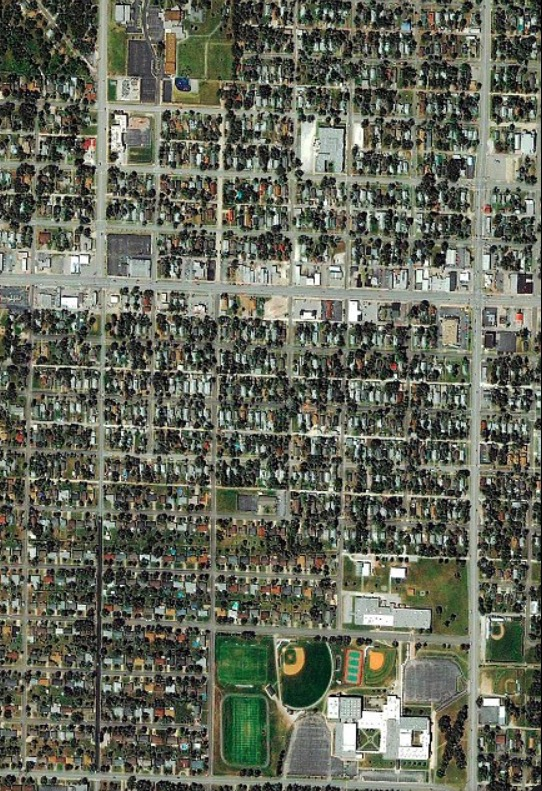
#> input picture images/Tornado_Joplin_Missouri_before.jpg, 542 x 791 px, found by its file name
$ jupyter execute 'OPEN CV image comparison.ipynb'   (older library calls are emulated)
#> lines starting #> are read from the running program, lines starting #| are printed output that depends on the picture; after the words box and inside, x2 and y2 are one past the last pixel; in counts of white or black regions, pixels touching at a corner belong together; long printed decimals are rounded
#this is the link
https://www.pyimagesearch.com/2017/06/19/image-difference-with-opencv-and-python/

There's no need to import argparse and pass as arguments

[cell 1]
import cv2
import numpy as np
import pandas as pd

[cell 2]
from skimage.measure import compare_ssim
import imutils

[cell 3]
img1 = cv2.imread('./images/Tornado_Joplin_Missouri_before.jpg')
#> img1 is the input picture: shape (791, 542, 3); mean B, G, R 89.5, 104, 100.7
img2 = cv2.imread('./images/Tornado_Joplin_Missouri_after.jpg')
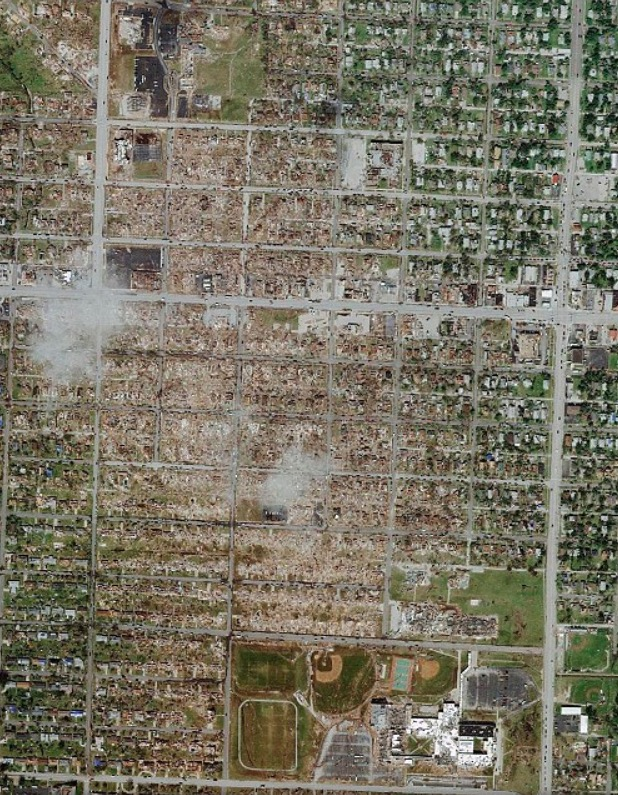
#> input picture images/Tornado_Joplin_Missouri_after.jpg, 618 x 795 px, found by its file name
#> img2 is the input picture: shape (795, 618, 3); mean B, G, R 100.8, 116.4, 121.1

[cell 4]
img1.shape
#> Out = (791, 542, 3)

[cell 5]
img2.shape
#> Out = (795, 618, 3)

[cell 6]
h1,w1 = img1.shape[:2]
#> h1 = 791; w1 = 542
h2,w2 = img2.shape[:2]
#> h2 = 795; w2 = 618

if (img1.shape > img2.shape):
    img1 = cv2.resize(img1,(w2,h2))
else:
    img2 = cv2.resize(img2,(w1,h1))
#> img2: shape (791, 542, 3)

[cell 7]
print(img1.shape)
#| (791, 542, 3)
print(img2.shape)
#| (791, 542, 3)

[cell 8]
diff = cv2.absdiff(img1, img2)
gray = cv2.cvtColor(diff, cv2.COLOR_BGR2GRAY)
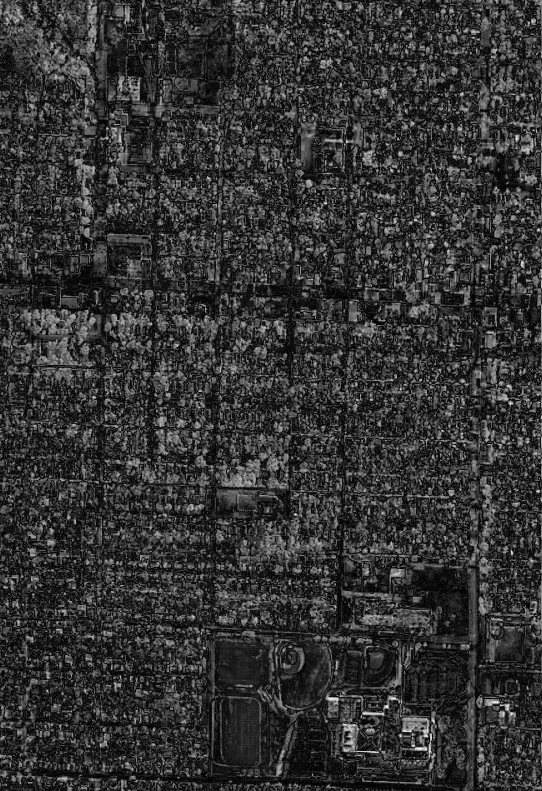
#> gray: shape (791, 542); min 0, max 246, mean 51.6

## find the nozero regions in the gray
imask =  gray>0
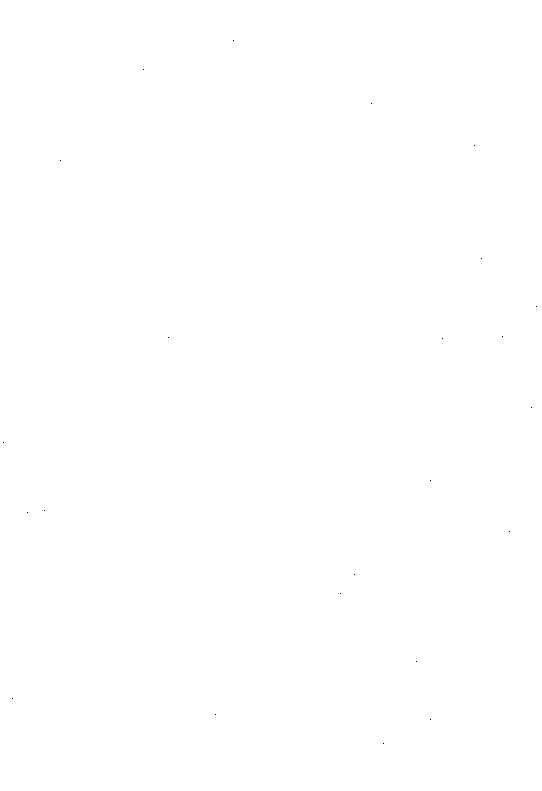
#> imask: shape (791, 542) bool; 100% white; black in thin lines or dots, all inside (x1, y1, x2, y2) = (3, 40, 537, 744)

## create a Mat like img2
canvas = np.zeros_like(img2, np.uint8)

## set mask
canvas[imask] = img2[imask]
cv2.imwrite("result.png", canvas)
#> Out = True

[cell 9]
# convert the images to grayscale
grayA = cv2.cvtColor(img1, cv2.COLOR_BGR2GRAY)
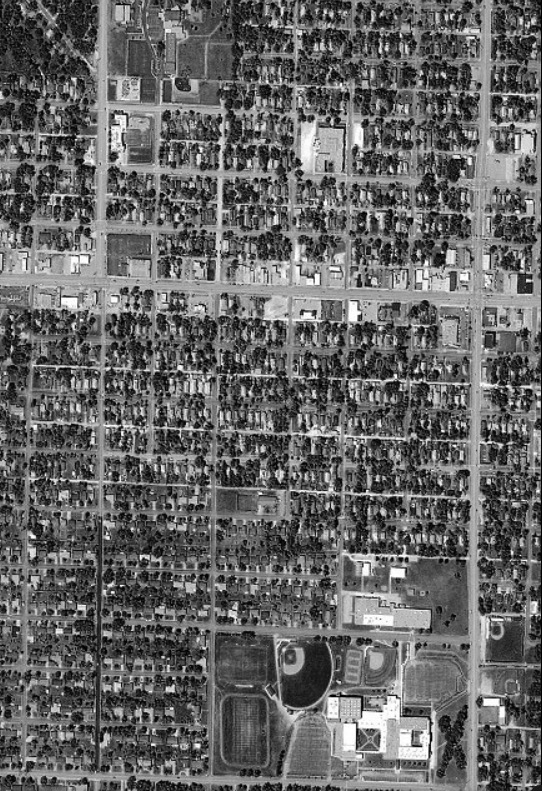
#> grayA: shape (791, 542); min 0, max 255, mean 101.4
grayB = cv2.cvtColor(img2, cv2.COLOR_BGR2GRAY)
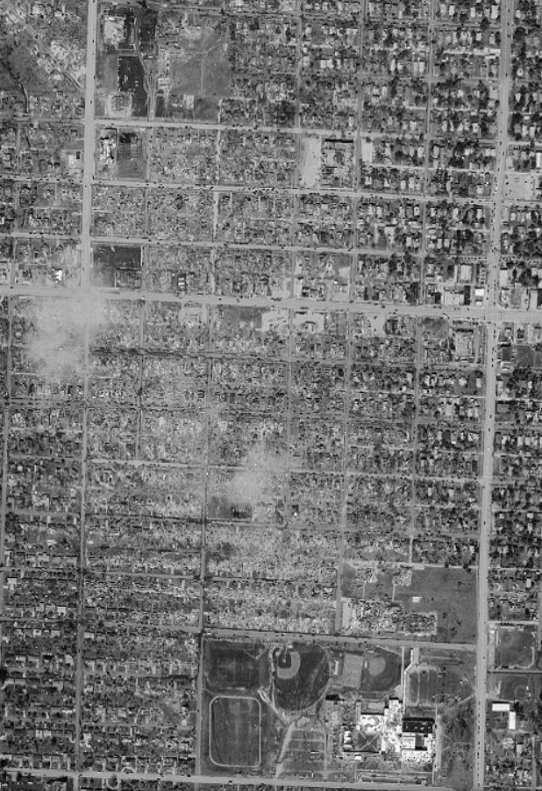
#> grayB: shape (791, 542); min 2, max 252, mean 115.9

[cell 10]
# compute the Structural Similarity Index (SSIM) between the two
# images, ensuring that the difference image is returned
(score, diff) = compare_ssim(grayA, grayB, full=True)
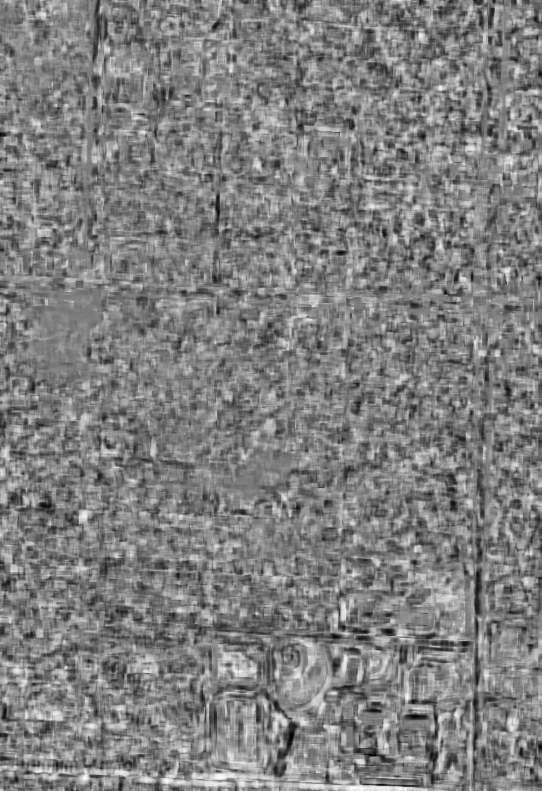
#> diff: shape (791, 542) float64; min -0.851, max 0.93, mean 0.0422; drawn with min black and max white
#> score = 0.0421
diff = (diff * 255).astype("uint8")
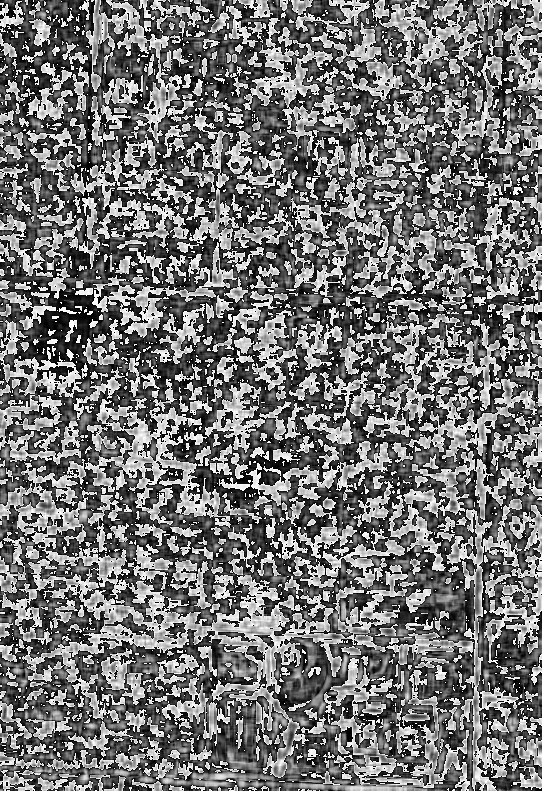
#> diff: shape (791, 542); min 0, max 255, mean 115.4
print("SSIM: {}".format(score))
#| SSIM: 0.04214

[cell 11]
# threshold the difference image, followed by finding contours to
# obtain the regions of the two input images that differ
thresh = cv2.threshold(diff, 0, 255, cv2.THRESH_BINARY_INV | cv2.THRESH_OTSU)[1]
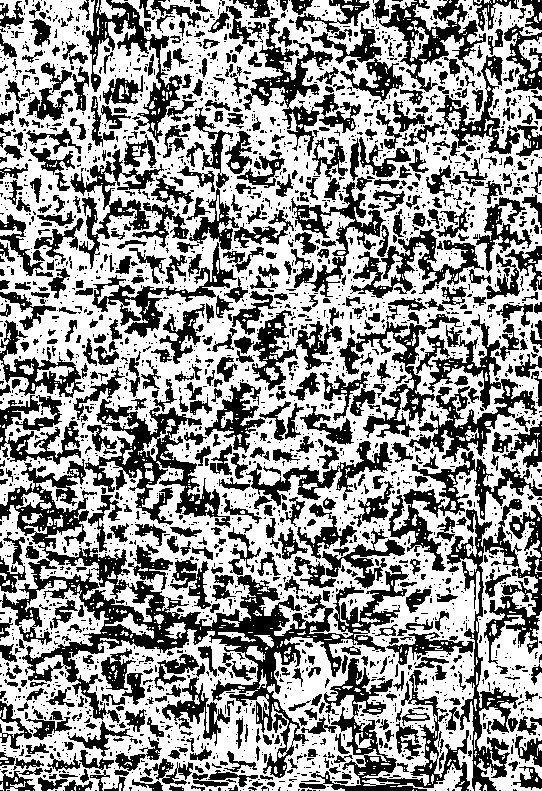
#> thresh: shape (791, 542); 57.8% white; 2948 black regions (2259 under 20 px)
cnts = cv2.findContours(thresh.copy(), cv2.RETR_EXTERNAL, cv2.CHAIN_APPROX_SIMPLE)
#> cnts = 389 contours, 356 with area under 20; largest, box (x1, y1, x2, y2) and area: (0, 0, 542, 791) 374274, (413, 0, 460, 31) 517, (397, 763, 463, 791) 410, (518, 37, 542, 71) 350, (410, 20, 429, 62) 291
cnts = imutils.grab_contours(cnts)

[cell 12]
# loop over the contours
for c in cnts:
# compute the bounding box of the contour and then draw the
# bounding box on both input images to represent where the two
# images differ
    (x, y, w, h) = cv2.boundingRect(c)
    cv2.rectangle(img1, (x, y), (x + w, y + h), (0, 0, 255), 2)
    cv2.rectangle(img2, (x, y), (x + w, y + h), (0, 0, 255), 2)
#> this loop made 389 passes
#> (x, y, w, h) on passes 1, 2, 4: (466, 790, 1, 1), (416, 790, 1, 1), (33, 790, 1, 1)
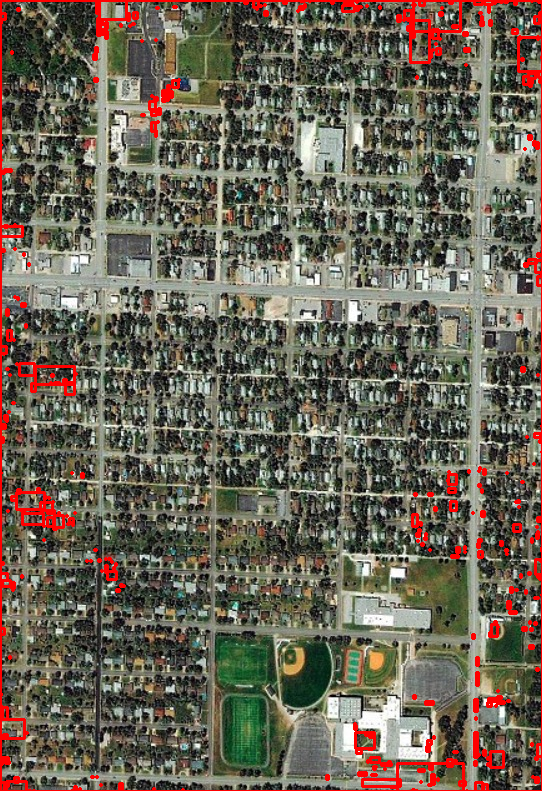
#> img1: shape (791, 542, 3); 3.95% of pixels changed, all inside (x1, y1, x2, y2) = (0, 0, 542, 791)
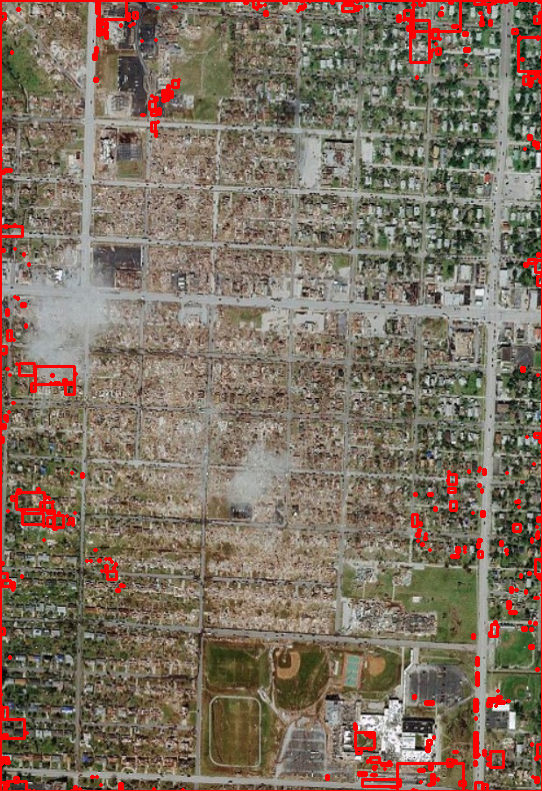
#> img2: shape (791, 542, 3); mean B, G, R 96.9, 112, 126.7


# show the output images
cv2.imshow("Original", img1)
cv2.imshow("Modified", img2)
cv2.imshow("Diff", diff)
cv2.imshow("Thresh", thresh)
cv2.waitKey(0)
#> Out = 27
